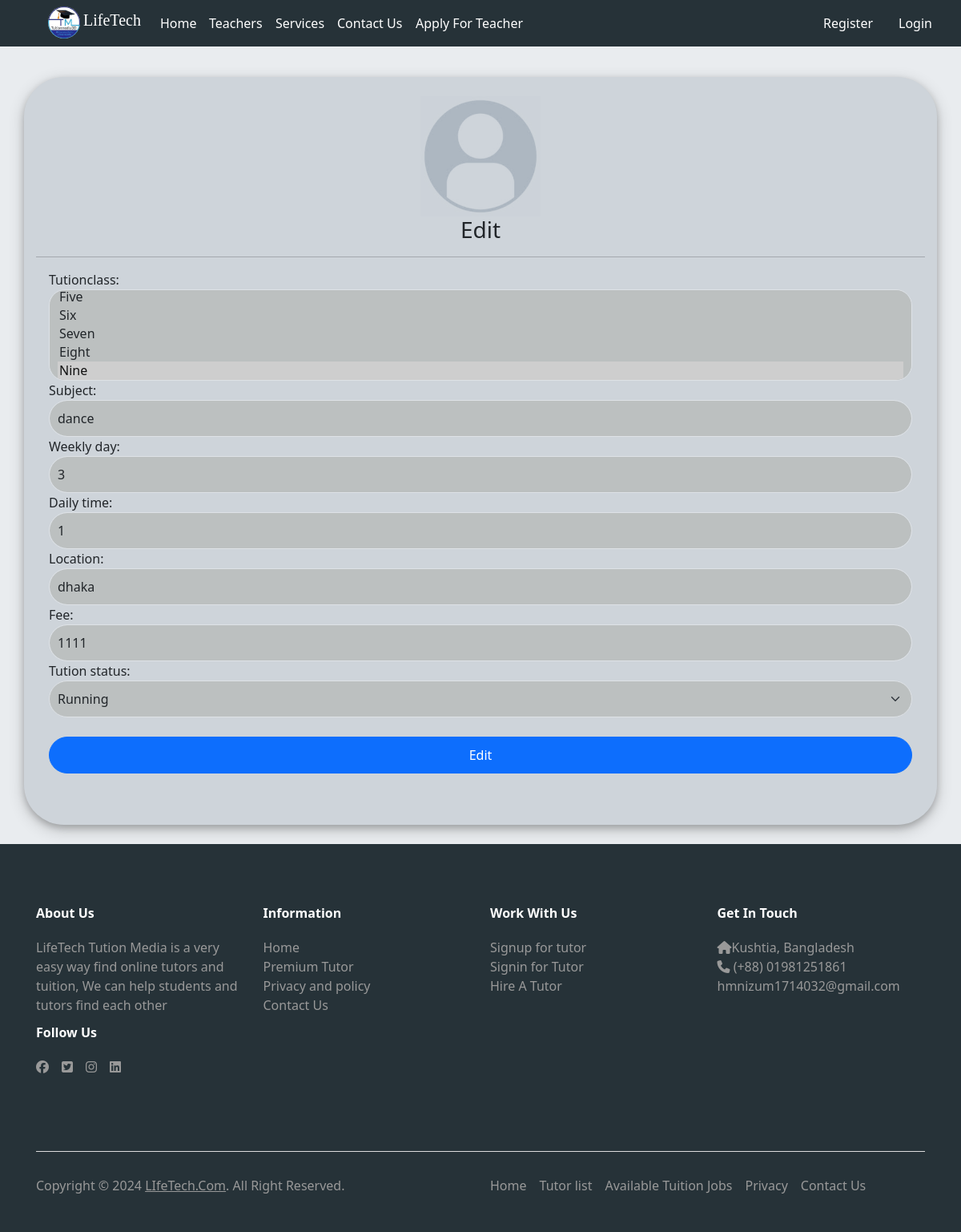
Screenshot of /tution/edit/16/ with the database file from the repository.
### tution/models.py (models this page shows)
class TutionModel(models.Model):
    tutionclass = models.ManyToManyField(TutionClassModel)
    subject = models.CharField(max_length=100)
    weekly_day = models.IntegerField()
    daily_time = models.IntegerField()
    location = models.CharField(max_length=200)
    fee = models.IntegerField()
    tution_status = models.CharField(max_length=30, choices=TUTION_STATUS, default='Running')

### tution/views.py (the view)
# urls.py: path('edit/<int:pk>/', views.EditTutionView.as_view(), name='edit_tution'),
class EditTutionView(UpdateView):
    model = models.TutionModel
    form_class = forms.EditTutionForm
    template_name = 'edit_tution.html'
    success_url = reverse_lazy('seeTution')

### tution/forms.py
class EditTutionForm(forms.ModelForm):
    class Meta:
        model = TutionModel
        fields = '__all__'

### tution/models.py (called while the page is built)
    def __str__(self):
        return self.name

### tution/templates/edit_tution.html (shortened to what this page needs)
{% extends "base.html" %}
{% load static %}
{% load crispy_forms_tags %}
{% block content %}
<head>
</head>
<div  style=" border-radius: 50px; box-shadow: 0 4px 8px 0 rgba(0, 0, 0, 0.2), 0 6px 20px 0 rgba(0, 0, 0, 0.19);" class="container  col-md-4  pt-3 pb-3 bg-dark-subtle mt-4 mb-4">
    <div class="row d-flex justify-content-center align-items-center mt-2">
        <div class="text-center">
            <img style="mix-blend-mode: color-burn; width: 150px;" class="img-fluid " src="{% static 'logicon.jpg' %}" alt="Login icon">
            <h3 class="text-center">Edit</h3>
            <hr>
          </div>
          <div class="">
            <div class="pb-md-5" style=" margin: auto;">
                <form class="ps-md-3 pe-md-3" method="post" novalidate>
                    {% for fm in form %}
                    {{fm.label_tag}}
                    {{fm}}
                    {% endfor %}
                    <br>
                    <button style="width: 100%; padding: 10px; border-radius: 30px;" type="submit" class="btn btn-primary">Edit</button>
                </form>
            </div>
          </div>
    </div>
</div>
{% endblock content %}

### static/css/style.css (style rules this page uses)
div { display: block; }
.container { width: 100%; padding-right: 15px; padding-left: 15px; margin-right: auto; margin-left: auto; }

### tution/templates/edit_tution.html (style rules this page uses)
#id_tutionclass { background-color: rgb(188, 192, 192); padding: 10px; border-radius: 20px; }
#id_subject { background-color: rgb(188, 192, 192); padding: 10px; border-radius: 30px; }
#id_weekly_day { background-color: rgb(188, 192, 192); padding: 10px; border-radius: 30px; }
#id_daily_time { background-color: rgb(188, 192, 192); padding: 10px; border-radius: 30px; }
#id_location { background-color: rgb(188, 192, 192); padding: 10px; border-radius: 30px; }
#id_fee { background-color: rgb(188, 192, 192); padding: 10px; border-radius: 30px; }
#id_tution_status { background-color: rgb(188, 192, 192); padding: 10px; border-radius: 30px; }

### rows the page displays
TutionModel: form "dance" "3" "1" "dhaka" "1111" "Running"

### other values shown
{{ fm.label_tag }} "Tutionclass:" "Subject:" "Weekly day:" "Daily time:" "Location:" "Fee:" "Tution status:"
